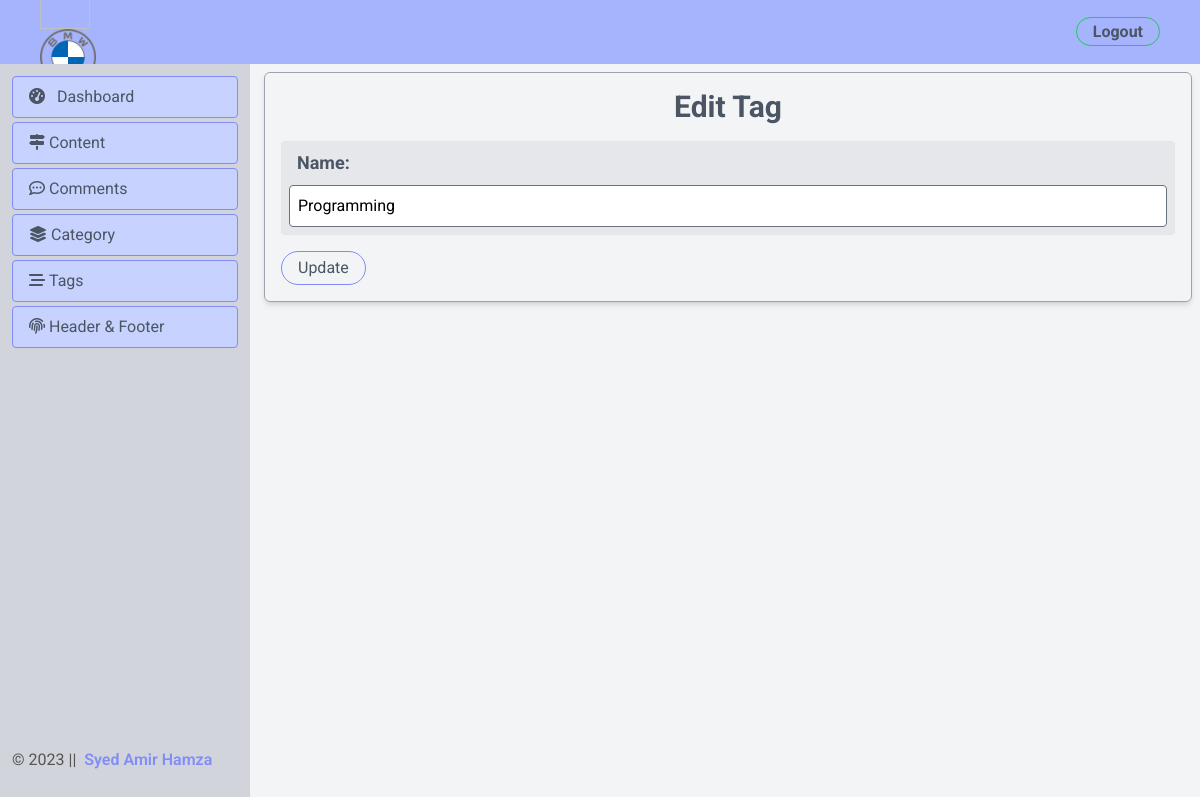
The app's page /backend/edit_tag.php?id=11 (signed in) with its own data.
### tables this page shows
CREATE TABLE `header_footer` (
  `id` int(11) NOT NULL,
  `name` varchar(255) NOT NULL,
  `logo_path` varchar(255) NOT NULL
);

CREATE TABLE `tags` (
  `id` int(11) NOT NULL,
  `name` varchar(50) NOT NULL
);

### backend/edit_tag.php (the view, shortened to what this page needs)
<?php
include 'layout/header.php';
include 'db_connection.php';
?>
<div class="flex flex-col">
    <div class="">
        <?php include 'layout/nav.php'; ?>
    </div>
    <div class="flex">
        <div class="">
            <?php include 'layout/sidebar.php'; ?>
        </div>
        <div class="w-full p-2 ml-64 mt-16">
            <body class="bg-gray-100">
                <?php
                function getTagDetails($tagId)
                {
                    global $conn;
                    $tagId = (int) $tagId;
                    $sql = "SELECT * FROM tags WHERE id = $tagId";
                    $result = $conn->query($sql);
                    if ($result->num_rows > 0) {
                        return $result->fetch_assoc();
                    } else {
                        return null;
                    }
                }
                if (isset($_GET['id'])) {
                    $tagId = $_GET['id'];
                    $tagDetails = getTagDetails($tagId);
                            ?>
                            <?php
                } else {
                    echo "Invalid Content ID";
                    exit();
                }
                ?>
                <div class="mx-auto border border-gray-400 p-4 rounded-md shadow-md">
                    <h2 class="text-3xl font-bold mb-4 text-center text-gray-600">Edit Tag</h2>
                    <form method="post">
                        <div class="">
                            <div class="mb-4 bg-gray-200 rounded p-2">
                                <label class="block text-lg text-gray-600 font-bold mb-2 pl-2" for="name">Name:</label>
                                <input type="text" id="name" name="name" value="<?php echo $tagDetails['name']; ?>"
                                    class="p-2 border rounded w-full" required>
                            </div>
                            <button type="submit"
                                class="border border-indigo-400 rounded-3xl text-gray-600 px-4 py-1 hover:bg-indigo-400 transition hover:text-gray-100">
                                Update
                            </button>
                        </div>
                    </form>
                </div>
        </div>
    </div>
</div>
</body>
</html>

### backend/layout/nav.php
<?php
include '../db_connection.php';
$sql = "SELECT * FROM header_footer LIMIT 1";
$result = $conn->query($sql);
if ($result->num_rows > 0) {
    $row = $result->fetch_assoc();
    ?>
    <div class="bg-indigo-300 h-16 flex justify-between items-center fixed w-full top-0 ">
<div class="w-full flex items-center justify-between">
<div class=" ml-10">
        <img src="<?php  ?>" alt="" width="50">
        <a href="dashboard.php">
        <?php echo '<img class="w-14 h-14" src="' . $row['logo_path'] . '" alt="Logo">'; ?>
        </a>
    </div>
    <div class="text-right font-bold mr-10 "><a class="border border-green-500 rounded-3xl text-gray-600 px-4 py-1 hover:bg-green-500 transition hover:text-gray-100"
      href="../logout.php">Logout</a>
    </div>
</div>
  </div>
    <?php
} else {
}
?>

### backend/layout/footer_part_backend.php (shortened to what this page needs)
    <?php
include 'db_connection.php';
$sql = "SELECT * FROM header_footer LIMIT 1";
$getLOgo = $conn->query($sql);
if ($getLOgo->num_rows > 0) {
    $row = $getLOgo->fetch_assoc();
}
?>
    <footer class=" h-10 mb-2">
    <div class="flex items-center h-full justify-center">
        <p> &copy;
          <span>
            <?php
              $currentYear = date('Y');
              echo $currentYear;
            ?> || &nbsp;
          </span>
          <span class=" font-semibold text-indigo-600">
            <?php
                echo '<h1 class="font-semibold text-indigo-400">' . $row['name'] . '</h1>';
            ?>
          </span>
        </p>
      </div>
    </footer>

### backend/layout/style.css (style rules this page uses)
* { box-sizing: border-box; margin: 0; padding: 0; }
body { min-height: 80vh; font-family: "Roboto", sans-serif; }

### records on screen
header_footer: logo_path (picture), name "Syed Amir Hamza"
tags: name "Programming"
